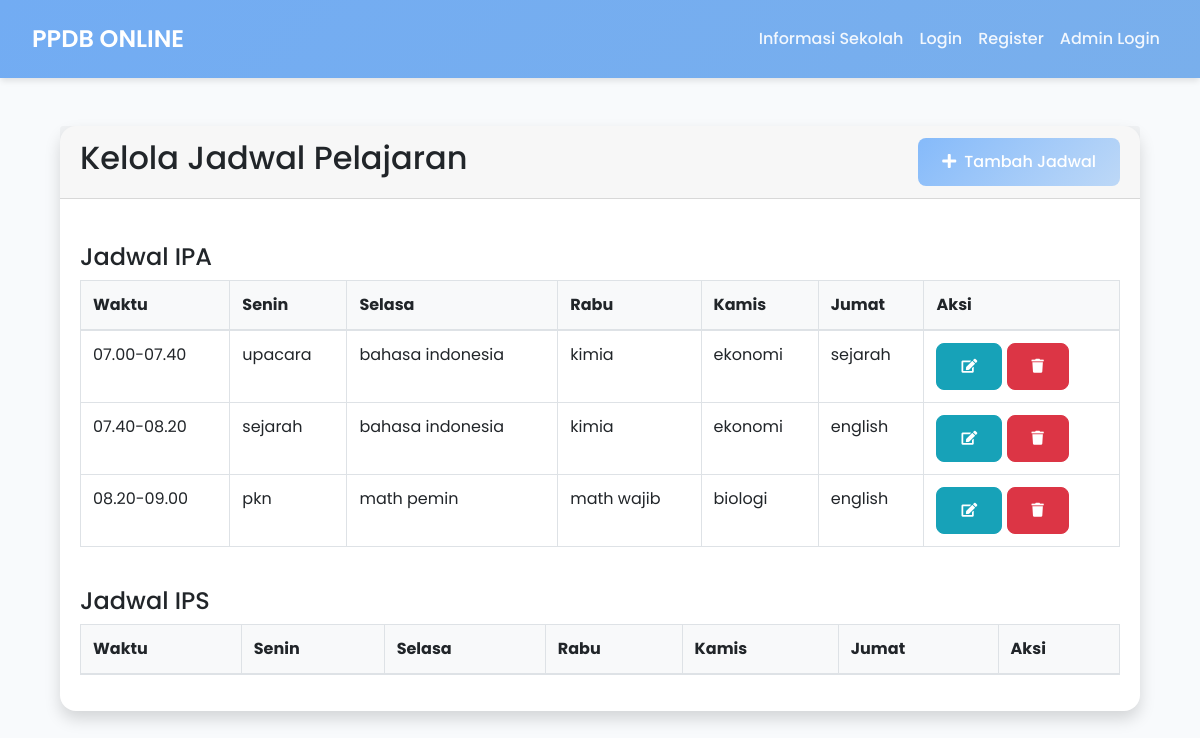
The page /admin/schedules on the database its author committed.
### models.py (models this page shows)
class Schedule(db.Model):
    id = db.Column(db.Integer, primary_key=True)
    jurusan = db.Column(db.String(50), nullable=False)
    waktu = db.Column(db.String(50), nullable=False)
    senin = db.Column(db.String(100))
    selasa = db.Column(db.String(100))
    rabu = db.Column(db.String(100))
    kamis = db.Column(db.String(100))
    jumat = db.Column(db.String(100))

### factory.py (the view)
    @app.route('/admin/schedules')
    def admin_schedules():
        from models import Schedule
        schedules = Schedule.query.all()
        return render_template('admin_schedules.html', schedules=schedules)

### templates/admin_schedules.html (shortened to what this page needs)
{% extends "base.html" %}
{% block content %}
<div class="container mt-5">
    <div class="card shadow">
        <div class="card-header d-flex justify-content-between align-items-center">
            <h2>Kelola Jadwal Pelajaran</h2>
            <button class="btn btn-primary" data-toggle="modal" data-target="#addScheduleModal">
                <i class="fas fa-plus mr-2"></i>Tambah Jadwal
            </button>
        </div>
        <div class="card-body">
            {% for jurusan in ['IPA', 'IPS'] %}
            <h4 class="mt-4">Jadwal {{ jurusan }}</h4>
            <div class="table-responsive">
                <table class="table table-bordered">
                    <thead class="bg-light">
                        <tr>
                            <th>Waktu</th>
                            <th>Senin</th>
                            <th>Selasa</th>
                            <th>Rabu</th>
                            <th>Kamis</th>
                            <th>Jumat</th>
                            <th>Aksi</th>
                        </tr>
                    </thead>
                    <tbody>
                        {% for schedule in schedules if schedule.jurusan == jurusan %}
                        <tr>
                            <td>{{ schedule.waktu }}</td>
                            <td>{{ schedule.senin }}</td>
                            <td>{{ schedule.selasa }}</td>
                            <td>{{ schedule.rabu }}</td>
                            <td>{{ schedule.kamis }}</td>
                            <td>{{ schedule.jumat }}</td>
                            <td>
                                <button class="btn btn-info btn-sm" onclick="openEditModal('{{ schedule.id }}', '{{ schedule.waktu }}', '{{ schedule.senin }}', '{{ schedule.selasa }}', '{{ schedule.rabu }}', '{{ schedule.kamis }}', '{{ schedule.jumat }}')">
                                    <i class="fas fa-edit"></i>
                                </button>
                                <form action="{{ url_for('delete_schedule', id=schedule.id) }}" method="POST" style="display:inline;">
                                    <button type="submit" class="btn btn-danger btn-sm" onclick="return confirm('Yakin ingin menghapus?')">
                                        <i class="fas fa-trash"></i>
                                    </button>
                                </form>
                            </td>
                        </tr>
                        {% endfor %}
                    </tbody>
                </table>
            </div>
            {% endfor %}
        </div>
    </div>
</div>
{% endblock %}

### templates/base.html (style rules this page uses)
:root { --primary: #a8c7ed; --secondary: #bdd8f7; --success: #c3e6d3; --warning: #f7e9c3; --danger: #f7c3c3; --background: #f8fafc; }
body { font-family: 'Poppins', sans-serif; background-color: var(--background); }
.btn { padding: 0.75rem 1.5rem; border-radius: 0.5rem; font-weight: 500; transition: all 0.3s ease; }
.btn-primary { background: linear-gradient(135deg, #85bafa, #bdd8f7); border: none; }
.card { border: none; border-radius: 1rem; box-shadow: 0 4px 6px -1px rgba(0, 0, 0, 0.1); transition: transform 0.3s ease; }

### rows shown on the page
Schedule: waktu "07.00-07.40", senin "upacara", selasa "bahasa indonesia", rabu "kimia", kamis "ekonomi", jumat "sejarah"
Schedule: waktu "07.40-08.20", senin "sejarah", selasa "bahasa indonesia", rabu "kimia", kamis "ekonomi", jumat "english"
Schedule: waktu "08.20-09.00", senin "pkn", selasa "math pemin", rabu "math wajib", kamis "biologi", jumat "english"

### other values the page prints
{{ jurusan }} "IPA" "IPS"
